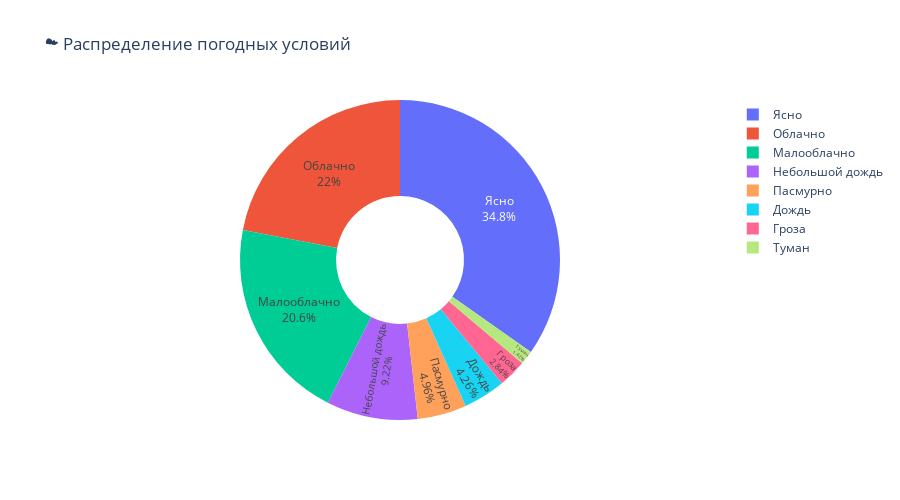

Notebook cell for this chart:
### Markdown cell above
## ☁️ Анализ погодных условий

### Code cell
# Распределение погодных условий
weather_counts = df['weather_condition'].value_counts()

fig = px.pie(values=weather_counts.values, names=weather_counts.index,
             title='☁️ Распределение погодных условий',
             hole=0.4)
fig.update_traces(textposition='inside', textinfo='percent+label')
fig.update_layout(height=500)
fig.show()

### Figure 1 — Plotly figure (JSON) as saved in the notebook; plotly's stock layout.template omitted (floating-point values rounded to 4 significant figures)
{"data": [{"domain": {"x": [0, 1], "y": [0, 1]}, "hole": 0.4, "hovertemplate": "label=%{label}<br>value=%{value}<extra></extra>", "labels": ["Ясно", "Облачно", "Малооблачно", "Небольшой дождь", "Пасмурно", "Дождь", "Гроза", "Туман"], "legendgroup": "", "name": "", "showlegend": true, "textinfo": "percent+label", "textposition": "inside", "type": "pie", "values": [49, 31, 29, 13, 7, 6, 4, 2]}], "layout": {"height": 500, "legend": {"tracegroupgap": 0}, "title": {"text": "☁️ Распределение погодных условий"}}}
